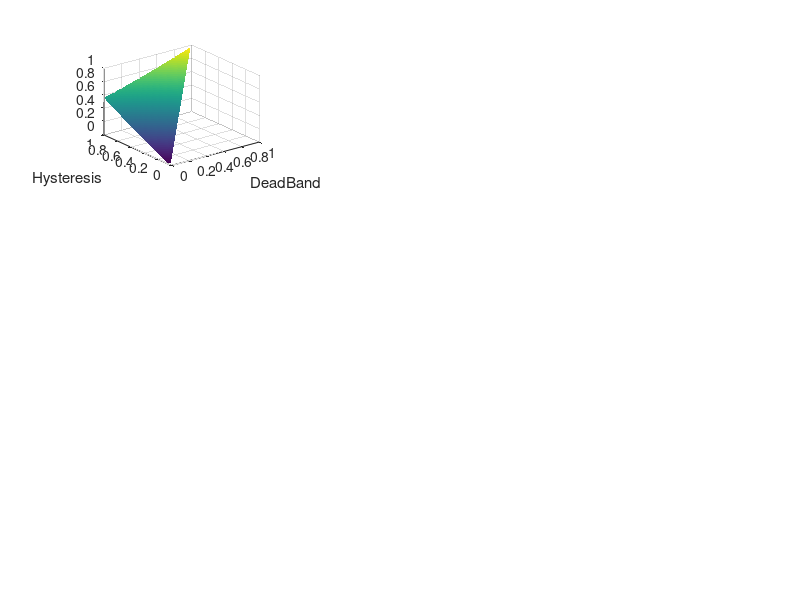

Source code (MATLAB): (Note: this script raises an error after producing the figure.)
close all;clc;clear
% moment calculation
r = 0.35; %radius(m)
a = 22.5:45:337.5;
l = zeros(3,8);
I=[0.619 -0.008 0;-0.008 0.782 0;0 0 1.226];
% I=[10 -0.008 0;-0.008 10 0;0 0 20];
for i = 1:length(a)
    l(1:2,i) = r*[cosd(a(i));sind(a(i))];
end
% Model parameters
TimeStep = 10^-3;   %Simulation time step(second)
TimeStop = 5;      %Simulation time (second)
% thrust decomposition
gam = 30;
T = 0.3 +zeros(1,8);%thrust (N)
for i = 1:length(T)
    if mod(i,2) == 0
        F(1:3,i) = [T(i)*sind(gam)*sind(a(i));-T(i)*sind(gam)*cosd(a(i));T(i)*cosd(gam)];
    else
        F(1:3,i) = [-T(i)*sind(gam)*sind(a(i));T(i)*sind(gam)*cosd(a(i));T(i)*cosd(gam)];
    end
end
% moment produce by every thruster

for i = 1:length(T)
    Moment_thrust(1:3,i) = cross(l(1:3,i),F(1:3,i));
end
rad2deg(I^-1*Moment_thrust)
I^-1*Moment_thrust
%% limit cycle
a = 8;    %angular acclereation in one axis
t_doff = 0.01;   %close dealy of thruster
t_don = 0.01;    %open delay of thruster
H = 0:0.01:1;   %hysteresis
D = 0:0.01:1;   %deadband
Kd = linspace(0.5,1.5,9);   %angular velocity gain
for k = 1:length(Kd)
    for i = 1:length(H)
        for j = 1:length(D)
            HR(i,j,k) = (H(i)- D(j))/(H(i)+D(j));
            d(i,j,k) = 0.5*(H(i)+D(j));
            d_lower(i,j,k) = ( a*t_doff*(2*Kd(k)-t_don)*(2*Kd(k)-t_doff) )/( 8*Kd(k) - 4*t_don - 4*t_doff - HR(i,j)*(2*Kd(k)*t_don) );
            if d(i,j,k)>d_lower(i,j,k) && H(i)>D(j)
                %P_max(i,j,k) = ( a*t_doff*(2*Kd(k)-t_doff)+2*(H(i)-D(j)) )/(4*Kd(k)-2*t_doff-2*t_don);
                P_max(i,j,k) = ( a*t_doff*(2*Kd(k)-t_doff)+2*(H(i)-D(j)) )/(4*Kd(k));
                theta_1(i,j,k) = H(i) - Kd(k)*P_max(i,j) + t_don*P_max(i,j);
                theta_max(i,j,k) = theta_1(i,j) + P_max(i,j)^2/(2*a);
                period(i,j,k) = 4*( theta_1(i,j)/P_max(i,j) + P_max(i,j)/a );
            else
                P_max(i,j,k) = NaN;
                theta_1(i,j,k) = NaN;
                theta_max(i,j,k) = NaN;
                period(i,j,k) = NaN;
            end
        end
    end
end
% P_max = rad2deg(P_max);
% theta_max = rad2deg(theta_max);
% period = rad2deg(period);
%% visualize
% 创建伪彩色图 - theta_max
figure; % 创建新的图形窗口
for i = 1:length(Kd)
    subplot(3,3,i);
    surf(D, H, theta_max(:,:,i)); % 注意这里的索引
    shading interp; % 使用插值来使颜色平滑过渡
    xlabel("DeadBand");
    ylabel("Hysteresis");
    title("Theta_{max} (Kd = " + num2str(Kd(i)) + ")");
    colorbar;
end

% 创建伪彩色图 - period
figure; % 创建新的图形窗口
for i = 1:length(Kd)
    subplot(3,3,i);
    surf(D, H, period(:,:,i)); % 注意这里的索引
    shading interp; % 使用插值来使颜色平滑过渡
    xlabel("DeadBand");
    ylabel("Hysteresis");
    title("Period (Kd = " + num2str(Kd(i)) + ")");
    colorbar;
end

% 创建伪彩色图 - P_max
figure; % 创建新的图形窗口
for i = 1:length(Kd)
    subplot(3,3,i);
    surf(D, H, P_max(:,:,i)); % 注意这里的索引
    shading interp; % 使用插值来使颜色平滑过渡
    xlabel("DeadBand");
    ylabel("Hysteresis");
    title("P_{max} (Kd = " + num2str(Kd(i)) + ")");
    colorbar;
end

% figure(1)
% surf(D,H,rad2deg(theta_max))
% xlabel("DeadBand")
% ylabel("hysteresis")
% title("max angular error")
% colorbar
%
% figure(2)
% surf(D,H,period)
% xlabel("DeadBand")
% ylabel("hysteresis")
% title("period")
% colorbar
%
% figure(3)
% surf(D,H,rad2deg(P_max))
% xlabel("DeadBand")
% ylabel("hysteresis")
% title("max angular rate error")
% colorbar
